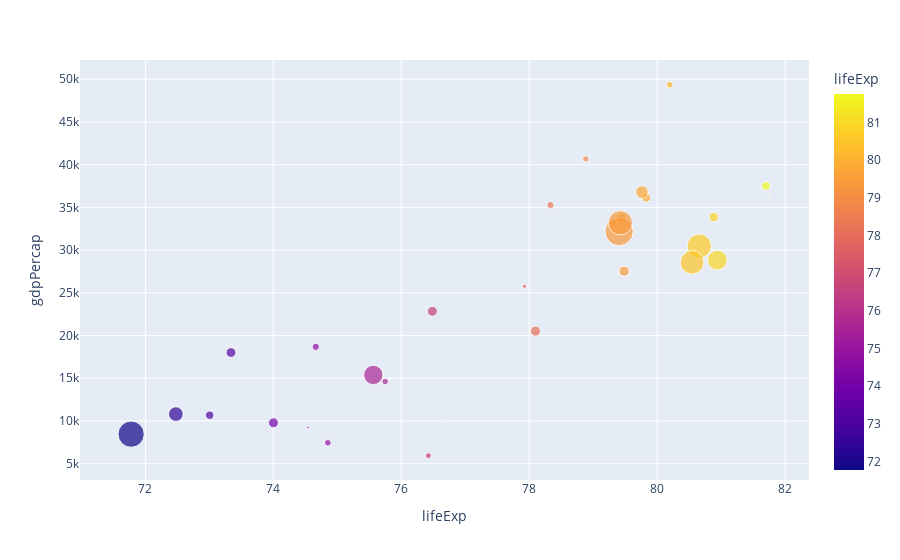

Notebook code cell kept with this figure:
### Code cell
europe_data2007 = px.data.gapminder().query("year==2007").query("continent=='Europe'")

fig = px.scatter(europe_data2007, x='lifeExp', y='gdpPercap', size='pop', color='lifeExp', hover_name='country')
fig.show()

### Figure 1 — Plotly figure (JSON) as saved in the notebook; plotly's stock layout.template omitted (floating-point values rounded to 4 significant figures)
{"data": [{"hovertemplate": "<b>%{hovertext}</b><br><br>lifeExp=%{marker.color}<br>gdpPercap=%{y}<br>pop=%{marker.size}<extra></extra>", "hovertext": ["Albania", "Austria", "Belgium", "Bosnia and Herzegovina", "Bulgaria", "Croatia", "Czech Republic", "Denmark", "Finland", "France", "Germany", "Greece", "Hungary", "Iceland", "Ireland", "Italy", "Montenegro", "Netherlands", "Norway", "Poland", "Portugal", "Romania", "Serbia", "Slovak Republic", "Slovenia", "Spain", "Sweden", "Switzerland", "Turkey", "United Kingdom"], "legendgroup": "", "marker": {"color": [76.42, 79.83, 79.44, 74.85, 73.0, 75.75, 76.49, 78.33, 79.31, 80.66, 79.41, 79.48, 73.34, 81.76, 78.89, 80.55, 74.54, 79.76, 80.2, 75.56, 78.1, 72.48, 74.0, 74.66, 77.93, 80.94, 80.88, 81.7, 71.78, 79.42], "coloraxis": "coloraxis", "size": [3600523, 8199783, 10392226, 4552198, 7322858, 4493312, 10228744, 5468120, 5238460, 61083916, 82400996, 10706290, 9956108, 301931, 4109086, 58147733, 684736, 16570613, 4627926, 38518241, 10642836, 22276056, 10150265, 5447502, 2009245, 40448191, 9031088, 7554661, 71158647, 60776238], "sizemode": "area", "sizeref": 206000.0, "symbol": "circle"}, "mode": "markers", "name": "", "orientation": "v", "showlegend": false, "type": "scatter", "x": [76.42, 79.83, 79.44, 74.85, 73.0, 75.75, 76.49, 78.33, 79.31, 80.66, 79.41, 79.48, 73.34, 81.76, 78.89, 80.55, 74.54, 79.76, 80.2, 75.56, 78.1, 72.48, 74.0, 74.66, 77.93, 80.94, 80.88, 81.7, 71.78, 79.42], "xaxis": "x", "y": [5937.0, 36130.0, 33690.0, 7446.0, 10680.0, 14620.0, 22830.0, 35280.0, 33210.0, 30470.0, 32170.0, 27540.0, 18010.0, 36180.0, 40680.0, 28570.0, 9254.0, 36800.0, 49360.0, 15390.0, 20510.0, 10810.0, 9787.0, 18680.0, 25770.0, 28820.0, 33860.0, 37510.0, 8458.0, 33200.0], "yaxis": "y"}], "layout": {"coloraxis": {"colorbar": {"title": {"text": "lifeExp"}}, "colorscale": [[0, "#0d0887"], [0.1111, "#46039f"], [0.2222, "#7201a8"], [0.3333, "#9c179e"], [0.4444, "#bd3786"], [0.5556, "#d8576b"], [0.6667, "#ed7953"], [0.7778, "#fb9f3a"], [0.8889, "#fdca26"], [1, "#f0f921"]]}, "legend": {"itemsizing": "constant", "tracegroupgap": 0}, "margin": {"t": 60}, "xaxis": {"anchor": "y", "domain": [0, 1], "title": {"text": "lifeExp"}}, "yaxis": {"anchor": "x", "domain": [0, 1], "title": {"text": "gdpPercap"}}}}
